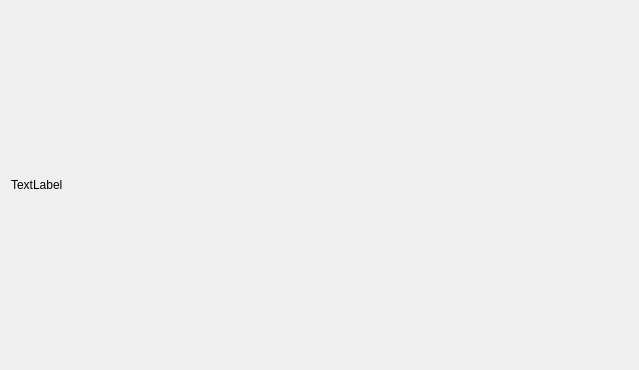
<?xml version="1.0" encoding="UTF-8"?>
<ui version="4.0">
 <class>Widget</class>
 <widget class="QWidget" name="Widget">
  <property name="geometry">
   <rect>
    <x>0</x>
    <y>0</y>
    <width>639</width>
    <height>370</height>
   </rect>
  </property>
  <property name="windowTitle">
   <string>Widget</string>
  </property>
  <layout class="QVBoxLayout" name="verticalLayout">
   <item>
    <widget class="QLabel" name="pixLabel">
     <property name="text">
      <string>TextLabel</string>
     </property>
    </widget>
   </item>
  </layout>
 </widget>
 <layoutdefault spacing="6" margin="11"/>
 <resources/>
 <connections/>
</ui>
